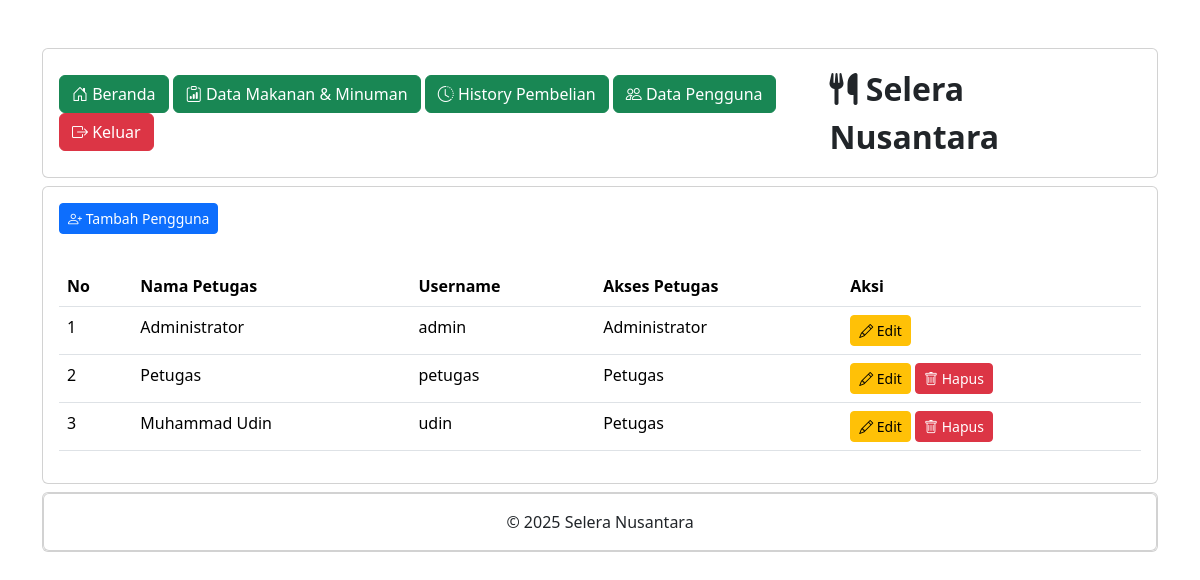
The page /administrator/data_pengguna.php (signed in) on the database its author committed.
### tables this page shows
CREATE TABLE `petugas` (
  `id_petugas` int(11) NOT NULL,
  `nama_petugas` varchar(255) NOT NULL,
  `username` text NOT NULL,
  `password` text NOT NULL,
  `level` int(11) NOT NULL,
  `update_at` timestamp NOT NULL DEFAULT current_timestamp() ON UPDATE current_timestamp()
);

### administrator/data_pengguna.php (the view, shortened to what this page needs)
<?php
include "header.php";
include "navbar.php";
?>
<div class="card mt-2">
	<div class="card-body">
		<button type="button" class="btn btn-primary btn-sm" data-bs-toggle="modal" data-bs-target="#tambah-data">
			<i class="bi bi-person-plus"></i> Tambah Pengguna
		</button>
	</div>
	<div class="card-body">
		<table class="table">
			<thead>
				<tr>
					<th>No</th>
					<th>Nama Petugas</th>
					<th>Username</th>
					<th>Akses Petugas</th>
					<th>Aksi</th>
				</tr>
			</thead>
			<tbody>
				<?php
				include '../koneksi.php';
				$no = 1;
				$data = mysqli_query($koneksi, "select * from petugas");
				while ($d = mysqli_fetch_array($data)) {
				?>
					<tr>
						<td><?php echo $no++; ?></td>
						<td><?php echo $d['nama_petugas']; ?></td>
						<td><?php echo $d['username']; ?></td>
						<td>
							<?php
							if ($d['level'] == '1') { ?>
								Administrator
							<?php } else { ?>
								Petugas
							<?php } ?>
						</td>
						<td>
							<button type="button" class="btn btn-warning btn-sm" data-bs-toggle="modal" data-bs-target="#edit-data<?php echo $d['id_petugas']; ?>">
								<i class="bi bi-pencil"></i> Edit
							</button>
							<?php
							if ($d['level'] == $_SESSION['level']) { ?>
							<?php } else { ?>
								<button type="button" class="btn btn-danger btn-sm" data-bs-toggle="modal" data-bs-target="#hapus-data<?php echo $d['id_petugas']; ?>">
									<i class="bi bi-trash"></i> Hapus
								</button>
							<?php } ?>
						</td>
					</tr>
				<?php } ?>
			</tbody>
		</table>
	</div>
</div>
<?php
include "footer.php";
?>

### rows shown on the page
petugas: nama_petugas "Administrator", username "admin", level "Administrator"
petugas: nama_petugas "Petugas", username "petugas", level "Petugas"
petugas: nama_petugas "Muhammad Udin", username "udin", level "Petugas"
